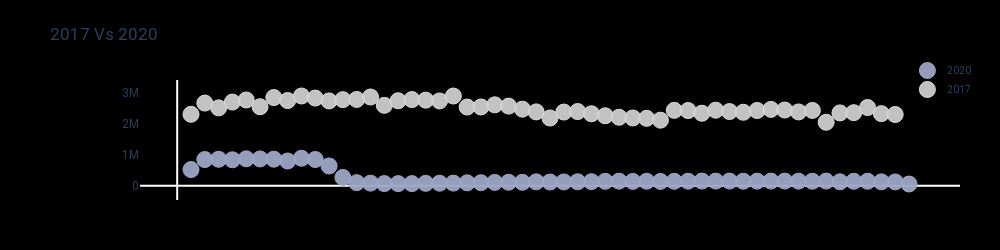

The code cell stored with this chart in its notebook:
### Code cell
fig = go.Figure()

fig.add_trace(go.Scatter(
    x=df_scatter['week'],
    y=df_scatter['Y2020'],
    name='2020',
    marker=dict(
        color='rgba(156, 165, 196, 0.95)',
        line_color='rgba(156, 165, 196, 1.0)',
    )
))
fig.add_trace(go.Scatter(
    x=df_scatter['week'], y=df_scatter['Y2017'],
    name='2017',
    marker=dict(
        color='rgba(204, 204, 204, 0.95)',
        line_color='rgba(217, 217, 217, 1.0)'
    )
))

fig.update_traces(mode='markers', marker=dict(line_width=1, symbol='circle', size=16))



fig.update_layout(
    title="2017 Vs 2020",font_family="Roboto", title_font_family="Roboto" ,
    xaxis=dict(
        showgrid=False,
        showline=False,
        linecolor='black',
        tickfont_color='black',#'rgb(102, 102, 102)',
        showticklabels=False,
        dtick=10,
        ticks='outside',
        tickcolor='black',#'rgb(102, 102, 102)',
    ),
    yaxis=dict(
        showgrid=False,
        showline=False,
    ),
    margin=dict(l=140, r=40, b=50, t=80),
    legend=dict(
        font_size=10,
        yanchor='middle',
        xanchor='right',
    ),
    width=1000,
    height=250,
    paper_bgcolor='black',
    plot_bgcolor='black',
    hovermode='closest',
)
fig.show()

### Figure 1 — Plotly figure (JSON) as saved in the notebook; plotly's stock layout.template omitted (floating-point values rounded to 4 significant figures)
{"data": [{"marker": {"color": "rgba(156, 165, 196, 0.95)", "line": {"color": "rgba(156, 165, 196, 1.0)", "width": 1}, "size": 16, "symbol": "circle"}, "mode": "markers", "name": "2020", "type": "scatter", "x": ["01", "02", "03", "04", "05", "06", "07", "08", "09", "10", "11", "12", "13", "14", "15", "16", "17", "18", "19", "20", "21", "22", "23", "24", "25", "26", "27", "28", "29", "30", "31", "32", "33", "34", "35", "36", "37", "38", "39", "40", "41", "42", "43", "44", "45", "46", "47", "48", "49", "50", "51", "52", "53"], "y": [525900.0, 850200.0, 860000.0, 843100.0, 875100.0, 871600.0, 862600.0, 803900.0, 892200.0, 852400.0, 642300.0, 269900.0, 101700.0, 85320.0, 71090.0, 69870.0, 70250.0, 78890.0, 83910.0, 86160.0, 95880.0, 99310.0, 109700.0, 113600.0, 112900.0, 127000.0, 121900.0, 124100.0, 129400.0, 133800.0, 145600.0, 149700.0, 141800.0, 146900.0, 140400.0, 143800.0, 147900.0, 152800.0, 151000.0, 151600.0, 147800.0, 149300.0, 151300.0, 151200.0, 150000.0, 147000.0, 151900.0, 128600.0, 145000.0, 147400.0, 127100.0, 124700.0, 57540.0]}, {"marker": {"color": "rgba(204, 204, 204, 0.95)", "line": {"color": "rgba(217, 217, 217, 1.0)", "width": 1}, "size": 16, "symbol": "circle"}, "mode": "markers", "name": "2017", "type": "scatter", "x": ["01", "02", "03", "04", "05", "06", "07", "08", "09", "10", "11", "12", "13", "14", "15", "16", "17", "18", "19", "20", "21", "22", "23", "24", "25", "26", "27", "28", "29", "30", "31", "32", "33", "34", "35", "36", "37", "38", "39", "40", "41", "42", "43", "44", "45", "46", "47", "48", "49", "50", "51", "52", "53"], "y": [2319000.0, 2683000.0, 2527000.0, 2715000.0, 2783000.0, 2564000.0, 2862000.0, 2764000.0, 2912000.0, 2845000.0, 2753000.0, 2794000.0, 2800000.0, 2880000.0, 2609000.0, 2758000.0, 2797000.0, 2778000.0, 2753000.0, 2911000.0, 2553000.0, 2557000.0, 2626000.0, 2584000.0, 2486000.0, 2397000.0, 2198000.0, 2391000.0, 2407000.0, 2336000.0, 2271000.0, 2222000.0, 2199000.0, 2188000.0, 2128000.0, 2446000.0, 2440000.0, 2354000.0, 2451000.0, 2407000.0, 2384000.0, 2443000.0, 2478000.0, 2457000.0, 2395000.0, 2443000.0, 2060000.0, 2364000.0, 2372000.0, 2538000.0, 2340000.0, 2311000.0, null]}], "layout": {"font": {"family": "Roboto"}, "height": 250, "hovermode": "closest", "legend": {"font": {"size": 10}, "xanchor": "right", "yanchor": "middle"}, "margin": {"b": 50, "l": 140, "r": 40, "t": 80}, "paper_bgcolor": "black", "plot_bgcolor": "black", "title": {"font": {"family": "Roboto"}, "text": "2017 Vs 2020"}, "width": 1000, "xaxis": {"dtick": 10, "linecolor": "black", "showgrid": false, "showline": false, "showticklabels": false, "tickcolor": "black", "tickfont": {"color": "black"}, "ticks": "outside"}, "yaxis": {"showgrid": false, "showline": false}}}
